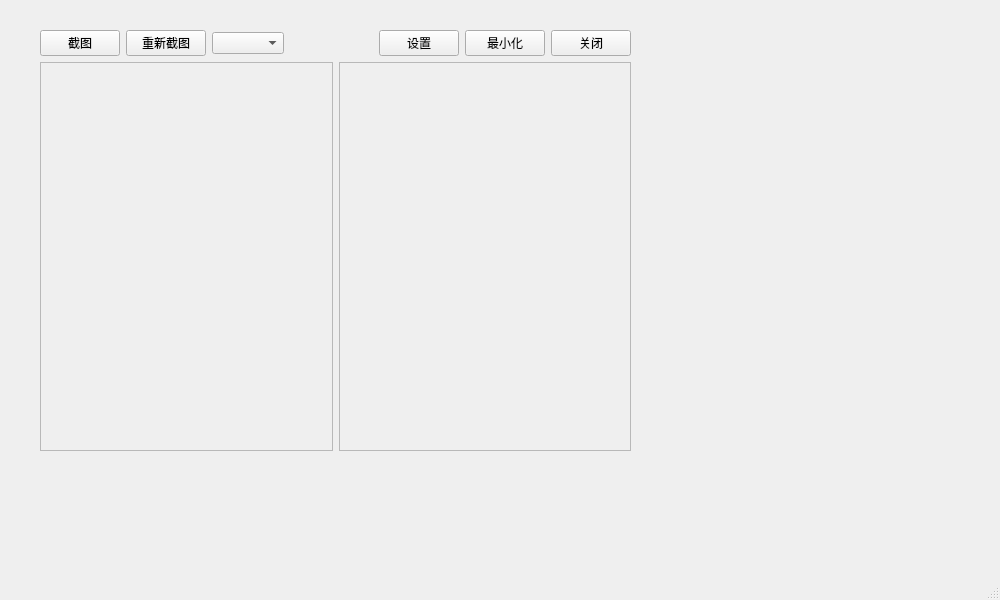
<?xml version="1.0" encoding="UTF-8"?>
<ui version="4.0">
 <class>MainWindow</class>
 <widget class="QMainWindow" name="MainWindow">
  <property name="geometry">
   <rect>
    <x>0</x>
    <y>0</y>
    <width>1000</width>
    <height>600</height>
   </rect>
  </property>
  <property name="windowTitle">
   <string>MainWindow</string>
  </property>
  <widget class="QWidget" name="centralwidget">
   <widget class="QWidget" name="">
    <property name="geometry">
     <rect>
      <x>40</x>
      <y>30</y>
      <width>591</width>
      <height>421</height>
     </rect>
    </property>
    <layout class="QVBoxLayout" name="verticalLayout">
     <item>
      <layout class="QHBoxLayout" name="horizontalLayout">
       <item>
        <widget class="QPushButton" name="BtSnap">
         <property name="text">
          <string>截图</string>
         </property>
        </widget>
       </item>
       <item>
        <widget class="QPushButton" name="BtReSnap">
         <property name="text">
          <string>重新截图</string>
         </property>
        </widget>
       </item>
       <item>
        <widget class="QComboBox" name="comBoxType"/>
       </item>
       <item>
        <spacer name="horizontalSpacer">
         <property name="orientation">
          <enum>Qt::Orientation::Horizontal</enum>
         </property>
         <property name="sizeHint" stdset="0">
          <size>
           <width>100</width>
           <height>20</height>
          </size>
         </property>
        </spacer>
       </item>
       <item>
        <widget class="QPushButton" name="BtSetting">
         <property name="text">
          <string>设置</string>
         </property>
        </widget>
       </item>
       <item>
        <widget class="QPushButton" name="BtMini">
         <property name="text">
          <string>最小化</string>
         </property>
        </widget>
       </item>
       <item>
        <widget class="QPushButton" name="BtClose">
         <property name="text">
          <string>关闭</string>
         </property>
        </widget>
       </item>
      </layout>
     </item>
     <item>
      <layout class="QHBoxLayout" name="horizontalLayout_2">
       <item>
        <widget class="QFrame" name="framePicture">
         <property name="frameShape">
          <enum>QFrame::Shape::StyledPanel</enum>
         </property>
         <property name="frameShadow">
          <enum>QFrame::Shadow::Raised</enum>
         </property>
        </widget>
       </item>
       <item>
        <widget class="QFrame" name="frameShow">
         <property name="frameShape">
          <enum>QFrame::Shape::StyledPanel</enum>
         </property>
         <property name="frameShadow">
          <enum>QFrame::Shadow::Raised</enum>
         </property>
        </widget>
       </item>
      </layout>
     </item>
    </layout>
   </widget>
  </widget>
  <widget class="QStatusBar" name="statusbar"/>
 </widget>
 <resources/>
 <connections/>
</ui>
